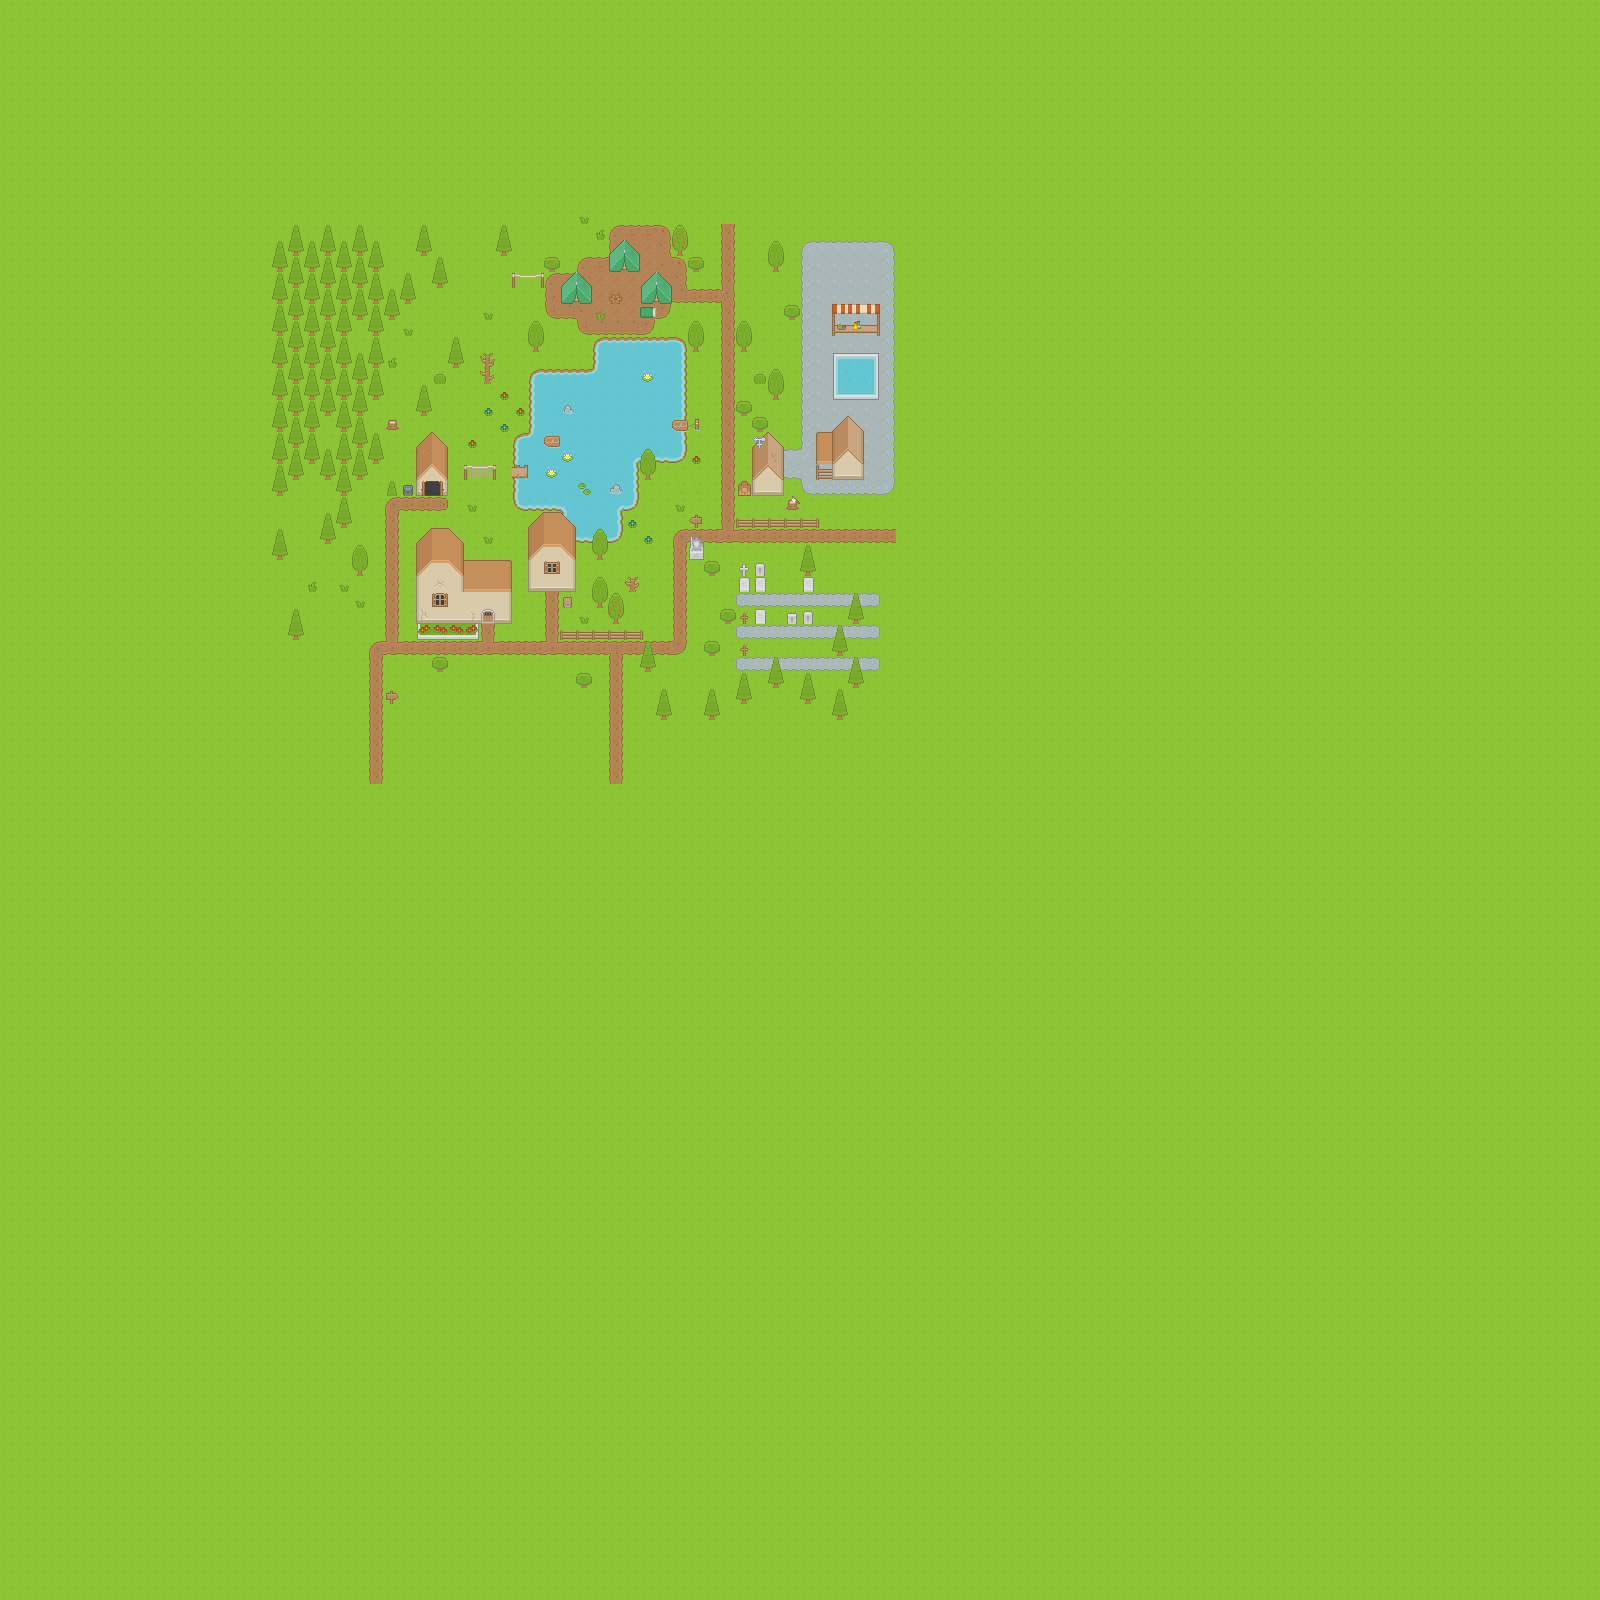

A level layout from a 2D game, rendered from its tile map. Below: a short description, then the map file with tile-grid data replaced by summaries:
An orthogonal 100x100 tile map with 16x16 px tiles, 5 tile layers (Ground/terrain, Ground overlay, Objects, Doors/windows/roof, ...), 2 hidden layers not drawn and 3 objects (3x door).

<map version="1.0" orientation="orthogonal" renderorder="right-down" width="100" height="100" tilewidth="16" tileheight="16" nextobjectid="4">
 <properties>
  <property name="PPG_NAME" value="StartZone" />
  <property name="PPG_VERSION" value="1" />
 </properties>
 <tileset firstgid="1" name="Roguelike" tilewidth="16" tileheight="16" spacing="1">
  <image source="roguelike_sheet.png" width="969" height="527" />
  <tile id="153">
   <properties>
    <property name="interesting" value="true" />
   </properties>
  </tile>
  <tile id="166">
   <properties>
    <property name="solid" value="true" />
   </properties>
  </tile>
  <tile id="469">
   <animation>
    <frame tileid="470" duration="250" />
    <frame tileid="471" duration="250" />
   </animation>
  </tile>
 </tileset>
 <layer name="Ground/terrain" width="100" height="100">
  <data>[10000 cells, 10000 non-empty, 14 distinct tile ids]</data>
 </layer>
 <layer name="Ground overlay" width="100" height="100">
  <data>[10000 cells, 143 non-empty, 24 distinct tile ids]</data>
 </layer>
 <layer name="Objects" width="100" height="100">
  <data>[10000 cells, 423 non-empty, 76 distinct tile ids]</data>
 </layer>
 <layer name="__playerSpawn" width="100" height="100" visible="0">
  <data>[10000 cells, 1 non-empty, 1 distinct tile ids]</data>
 </layer>
 <layer name="Doors/windows/roof" width="100" height="100">
  <data>[10000 cells, 75 non-empty, 46 distinct tile ids]</data>
 </layer>
 <layer name="Roof object" width="100" height="100">
  <data>[10000 cells, 1 non-empty, 1 distinct tile ids]</data>
 </layer>
 <layer name="Wall" width="100" height="100" visible="0">
  <properties>
   <property name="solid" value="true" />
  </properties>
  <data>[10000 cells, 498 non-empty, 1 distinct tile ids]</data>
 </layer>
 <objectgroup color="#ffffff" name="doors">
  <object id="1" name="INDOOR_1" type="door" gid="91" x="544" y="592" width="16" height="16" />
  <object id="2" name="INDOOR2_2" type="door" gid="376" x="848" y="480" width="16" height="16" />
  <object id="3" name="INDOOR2_1" type="door" gid="375" x="832" y="480" width="16" height="16" />
 </objectgroup>
</map>
